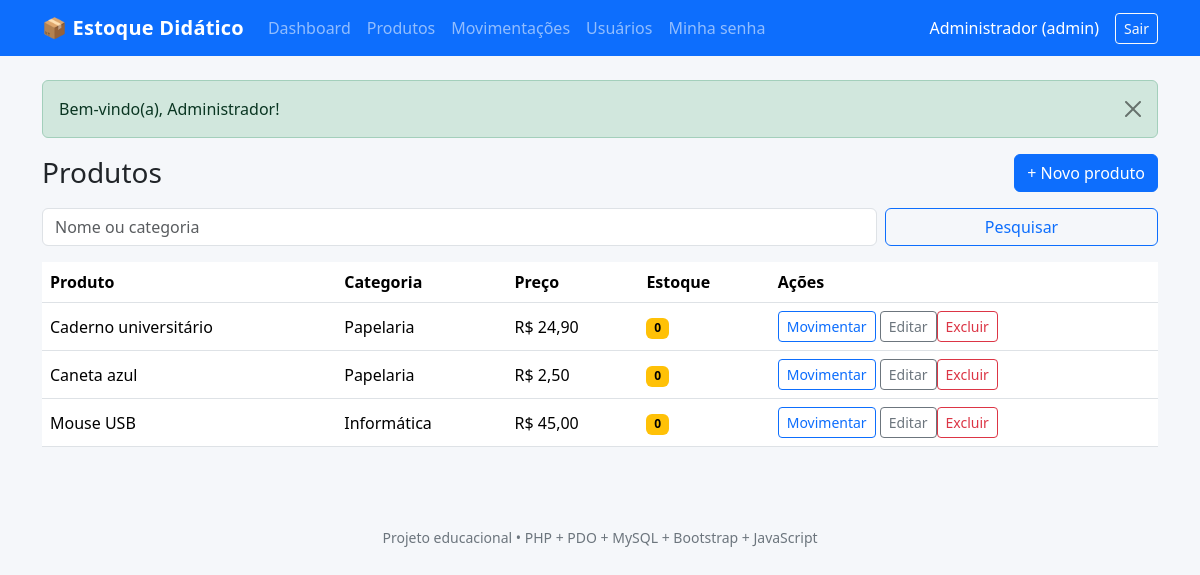
Page /produtos.php (signed in) on the committed database.
### tables this page shows
CREATE TABLE IF NOT EXISTS produtos (
 id INT UNSIGNED AUTO_INCREMENT PRIMARY KEY,
 nome VARCHAR(120) NOT NULL,
 categoria VARCHAR(80) NOT NULL,
 preco DECIMAL(10,2) NOT NULL DEFAULT 0,
 quantidade INT UNSIGNED NOT NULL DEFAULT 0,
 criado_em TIMESTAMP DEFAULT CURRENT_TIMESTAMP,
 CONSTRAINT chk_preco CHECK (preco >= 0)
);

### produtos.php (the view)
<?php
require_once 'includes/funcoes.php'; exigirLogin(); require 'config/conexao.php';
$busca=trim((string)($_GET['busca']??''));
$s=$pdo->prepare('SELECT * FROM produtos WHERE nome LIKE ? OR categoria LIKE ? ORDER BY nome');
$s->execute(['%'.$busca.'%','%'.$busca.'%']);$produtos=$s->fetchAll();
$titulo='Produtos';require 'includes/cabecalho.php';
?>
<div class="d-flex justify-content-between align-items-center gap-2 mb-3"><h1 class="h3 mb-0">Produtos</h1><?php if(administrador()): ?><a href="produto_form.php" class="btn btn-primary">+ Novo produto</a><?php endif; ?></div>
<form class="row g-2 mb-3" method="get"><div class="col-sm-9"><label class="visually-hidden" for="busca">Buscar</label><input class="form-control" name="busca" id="busca" value="<?= e($busca) ?>" placeholder="Nome ou categoria"></div><div class="col-sm-3"><button class="btn btn-outline-primary w-100">Pesquisar</button></div></form>
<div class="table-responsive"><table class="table table-hover align-middle"><thead><tr><th>Produto</th><th>Categoria</th><th>Preço</th><th>Estoque</th><th>Ações</th></tr></thead><tbody>
<?php foreach($produtos as $p): ?><tr><td><?= e($p['nome']) ?></td><td><?= e($p['categoria']) ?></td><td>R$ <?= number_format((float)$p['preco'],2,',','.') ?></td><td><span class="badge text-bg-<?= (int)$p['quantidade']<=5?'warning':'success' ?>"><?= (int)$p['quantidade'] ?></span></td><td class="text-nowrap"><a class="btn btn-sm btn-outline-primary" href="movimento_form.php?produto_id=<?= (int)$p['id'] ?>">Movimentar</a>
<?php if(administrador()): ?><a class="btn btn-sm btn-outline-secondary" href="produto_form.php?id=<?= (int)$p['id'] ?>">Editar</a><form method="post" action="produto_excluir.php" class="d-inline" data-confirm="Excluir este produto?"><?= campoCsrf() ?><input type="hidden" name="id" value="<?= (int)$p['id'] ?>"><button class="btn btn-sm btn-outline-danger">Excluir</button></form><?php endif; ?></td></tr><?php endforeach; ?>
<?php if(!$produtos): ?><tr><td colspan="5">Nenhum produto encontrado.</td></tr><?php endif; ?></tbody></table></div>
<?php require 'includes/rodape.php'; ?>

### includes/cabecalho.php (shortened to what this page needs)
<!doctype html><html lang="pt-BR"><head><meta charset="UTF-8"><meta name="viewport" content="width=device-width,initial-scale=1">
<link href="https://cdn.jsdelivr.net/npm/bootstrap@5.3.3/dist/css/bootstrap.min.css" rel="stylesheet">
<link rel="stylesheet" href="assets/css/estilo.css"></head><body>
<nav class="navbar navbar-expand-lg navbar-dark bg-primary mb-4"><div class="container">
<a class="navbar-brand fw-bold" href="index.php">📦 Estoque Didático</a>
<div class="collapse navbar-collapse" id="menu"><div class="navbar-nav me-auto">
<a class="nav-link" href="index.php">Dashboard</a><a class="nav-link" href="produtos.php">Produtos</a>
<a class="nav-link" href="movimentacoes.php">Movimentações</a>
<?php if(administrador()): ?><a class="nav-link" href="usuarios.php">Usuários</a><?php endif; ?>
<a class="nav-link" href="senha.php">Minha senha</a>
</div><span class="navbar-text text-white me-3"><?= e(usuario()['nome']) ?> (<?= e(usuario()['perfil']) ?>)</span>
<form method="post" action="logout.php" class="m-0"><?= campoCsrf() ?><button class="btn btn-outline-light btn-sm">Sair</button></form>
</div></div></nav><main class="container pb-5"><?php mostrarAviso(); ?>

### includes/funcoes.php (shortened to what this page needs)
<?php
function e(?string $texto):string{return htmlspecialchars((string)$texto,ENT_QUOTES|ENT_SUBSTITUTE,'UTF-8');}
function usuario():?array{return $_SESSION['usuario']??null;}
function autenticado():bool{return usuario()!==null;}
function administrador():bool{return autenticado() && usuario()['perfil']==='admin';}
function mostrarAviso():void{
    $a=$_SESSION['aviso'];unset($_SESSION['aviso']);
    $tipo=in_array($a['tipo'],['success','danger','warning','info'],true)?$a['tipo']:'info';
    echo '<div class="alert alert-'.$tipo.' alert-dismissible fade show" role="alert">'.e($a['mensagem']).'<button type="button" class="btn-close" data-bs-dismiss="alert" aria-label="Fechar"></button></div>';
}

### includes/rodape.php (shortened to what this page needs)
</main><footer class="text-center text-secondary small py-3">Projeto educacional • PHP + PDO + MySQL + Bootstrap + JavaScript</footer>
<script src="assets/js/app.js"></script></body></html>

### assets/css/estilo.css (style rules this page uses)
body { background:#f5f7fa }
.table { background:white }
.navbar-brand { letter-spacing:.2px }

### rows in the picture
produtos: nome "Caderno universitário", categoria "Papelaria", preco "24,90", quantidade "0"
produtos: nome "Caneta azul", categoria "Papelaria", preco "2,50", quantidade "0"
produtos: nome "Mouse USB", categoria "Informática", preco "45,00", quantidade "0"

### other values in the picture
usuario()['nome'] "Administrador"
usuario()['perfil'] "admin"
$a['mensagem'] "Bem-vindo(a), Administrador!"
